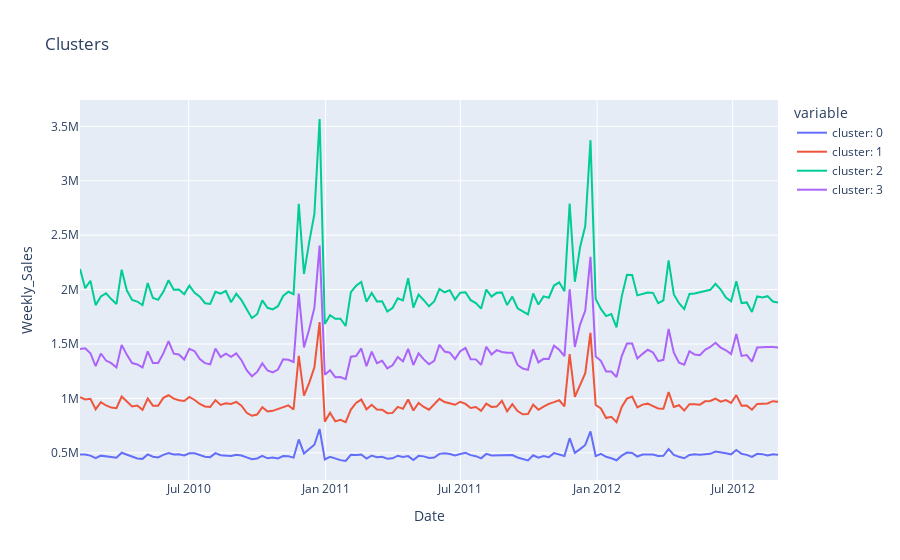

Notebook cell for this chart:
### Code cell
import plotly.express as px
fig = px.line(plot_data, x="Date", y=plot_data.columns,
              title='Clusters')
fig.update_yaxes(
    title='Weekly_Sales'
    )
fig.show()

### Figure 1 — Plotly figure (JSON) as saved in the notebook; plotly's stock layout.template omitted (floating-point values rounded to 4 significant figures; data arrays with more than 128 entries replaced by an {"elided": "..."} marker saying what was removed)
{"data": [{"hovertemplate": "variable=cluster: 0<br>Date=%{x}<br>value=%{y}<extra></extra>", "legendgroup": "cluster: 0", "line": {"color": "#636efa", "dash": "solid"}, "marker": {"symbol": "circle"}, "mode": "lines", "name": "cluster: 0", "orientation": "v", "showlegend": true, "type": "scatter", "x": {"elided": "135 str values"}, "xaxis": "x", "y": {"elided": "135 float values"}, "yaxis": "y"}, {"hovertemplate": "variable=cluster: 1<br>Date=%{x}<br>value=%{y}<extra></extra>", "legendgroup": "cluster: 1", "line": {"color": "#EF553B", "dash": "solid"}, "marker": {"symbol": "circle"}, "mode": "lines", "name": "cluster: 1", "orientation": "v", "showlegend": true, "type": "scatter", "x": {"elided": "135 str values"}, "xaxis": "x", "y": {"elided": "135 float values"}, "yaxis": "y"}, {"hovertemplate": "variable=cluster: 2<br>Date=%{x}<br>value=%{y}<extra></extra>", "legendgroup": "cluster: 2", "line": {"color": "#00cc96", "dash": "solid"}, "marker": {"symbol": "circle"}, "mode": "lines", "name": "cluster: 2", "orientation": "v", "showlegend": true, "type": "scatter", "x": {"elided": "135 str values"}, "xaxis": "x", "y": {"elided": "135 float values"}, "yaxis": "y"}, {"hovertemplate": "variable=cluster: 3<br>Date=%{x}<br>value=%{y}<extra></extra>", "legendgroup": "cluster: 3", "line": {"color": "#ab63fa", "dash": "solid"}, "marker": {"symbol": "circle"}, "mode": "lines", "name": "cluster: 3", "orientation": "v", "showlegend": true, "type": "scatter", "x": {"elided": "135 str values"}, "xaxis": "x", "y": {"elided": "135 float values"}, "yaxis": "y"}], "layout": {"legend": {"title": {"text": "variable"}, "tracegroupgap": 0}, "title": {"text": "Clusters"}, "xaxis": {"anchor": "y", "domain": [0, 1], "title": {"text": "Date"}}, "yaxis": {"anchor": "x", "domain": [0, 1], "title": {"text": "Weekly_Sales"}}}}
